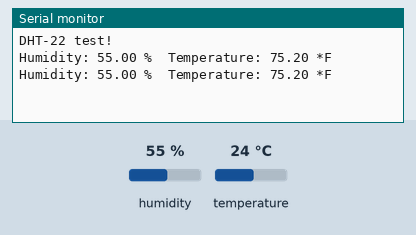
Simulated run of this sketch. Board: ESP8266 (NodeMCU). On the bench: the last lines printed to the serial monitor. The inputs (shaded band) are chosen by the test bench; at power-on: humidity 55 %, temperature 24 °C.

Above: at 4.8 s.
4.9 s: humidity set to 22 %
At 6.9 s:
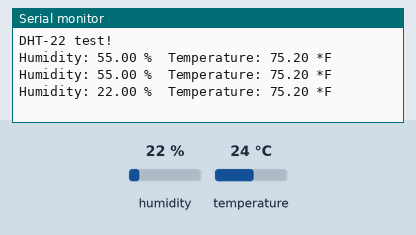
7.9 s: temperature set to 12 °C
At 8.6 s:
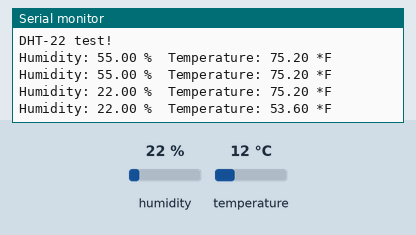
10.9 s: humidity set to 40 %
At 13.3 s:
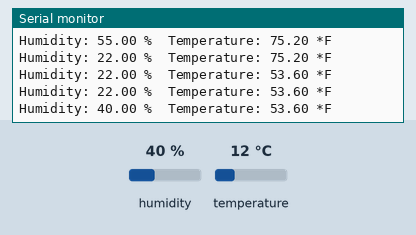
Timing chart, 0 to 14.8 s (numbered marks = the images above; inputs shaded):
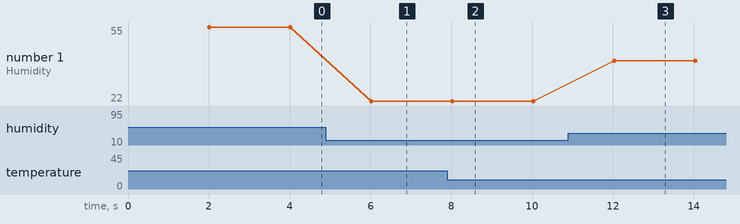

Measured:
- after the input at 4.9 s, the serial monitor: prints a new line after 1.1 s (image 1)
- after the input at 7.9 s, the serial monitor: prints a new line after 0.12 s (image 2)
- after the input at 10.9 s, the serial monitor: prints a new line after 1.1 s (image 3)
- plotted number 1: 55 → 22 after the input at 4.9 s, 22 → 40 after the input at 10.9 s

The sketch:

dht_sensor_test.ino
```cpp
// Example testing sketch for various DHT humidity/temperature sensors
// Written by ladyada, public domain

#include "DHT.h"

#define DHTPIN D2     // what pin we're connected to

// Uncomment whatever type you're using!
//#define DHTTYPE DHT11   // DHT 11
#define DHTTYPE DHT22   // DHT 22  (AM2302)
//#define DHTTYPE DHT21   // DHT 21 (AM2301)

// Connect pin 1 (on the left) of the sensor to +5V
// NOTE: If using a board with 3.3V logic like an Arduino Due connect pin 1
// to 3.3V instead of 5V!
// Connect pin 2 of the sensor to whatever your DHTPIN is
// Connect pin 4 (on the right) of the sensor to GROUND
// Connect a 10K resistor from pin 2 (data) to pin 1 (power) of the sensor

// Initialize DHT sensor.
// Note that older versions of this library took an optional third parameter to
// tweak the timings for faster processors.  This parameter is no longer needed
// as the current DHT reading algorithm adjusts itself to work on faster procs.
DHT dht(DHTPIN, DHTTYPE);

void setup() {
  Serial.begin(115200);
  Serial.println("DHT-22 test!");

  dht.begin();
}

void loop() {
  // Wait a few seconds between measurements.
  delay(2000);

  // Reading temperature or humidity takes about 250 milliseconds!
  // Sensor readings may also be up to 2 seconds 'old' (its a very slow sensor)
  float h = dht.readHumidity();
  // Read temperature as Fahrenheit (isFahrenheit = true)
  float f = dht.readTemperature(true);

  // Check if any reads failed and exit early (to try again).
  if (isnan(h) || isnan(f)) {
    Serial.println("Failed to read from DHT sensor!");
    return;
  }

  Serial.print("Humidity: ");
  Serial.print(h);
  Serial.print(" %\t");
  Serial.print("Temperature: ");
  Serial.print(f);
  Serial.println(" *F ");
}
```
